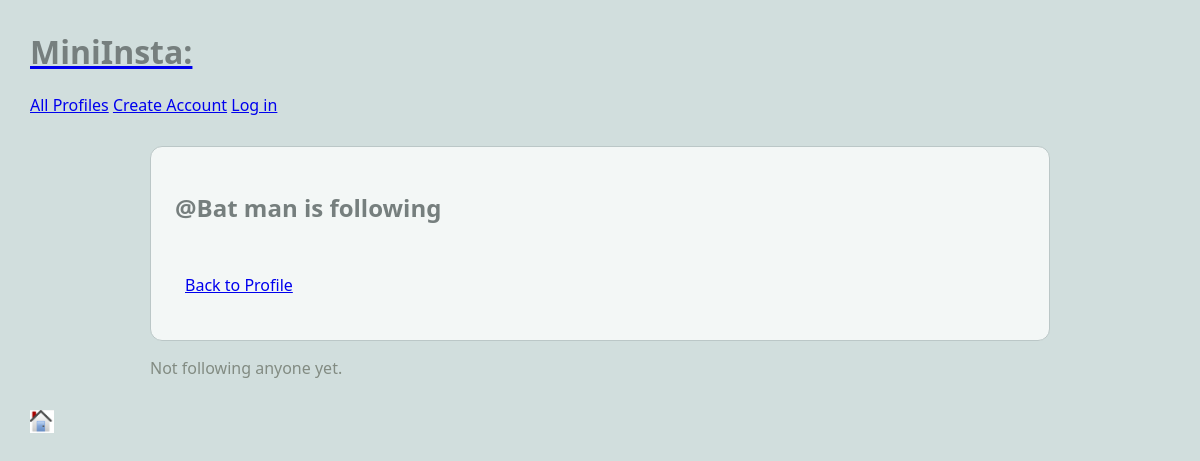
Before: /mini_insta/profile/3/following with the older database file.
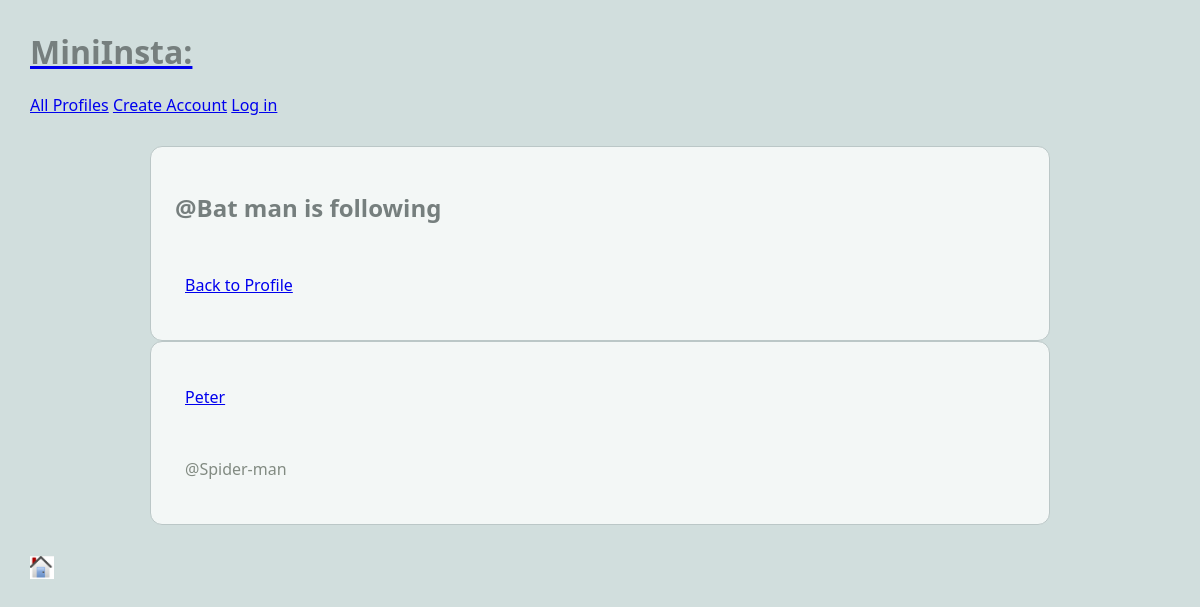
After: the same page with the newer database file.
### mini_insta/models.py (models this page shows, shortened)
class Profile(models.Model):
    user = models.ForeignKey(User, on_delete=models.CASCADE, default=1)
    username = models.TextField(blank=True)
    display_name = models.TextField(blank=True)
    profile_image_url = models.URLField(blank=True)
    profile_image_file = models.ImageField(blank=True)
    bio_text = models.TextField(blank=True)
    join_date = models.DateTimeField(auto_now=True)
    def get_following(self):
        follows = Follow.objects.filter(follower_profile=self)
        return [follow.profile for follow in follows]

### mini_insta/views.py (the view)
# urls.py: path('profile/<int:pk>/following', ShowFollowingDetailView.as_view(), name="show_following"),
class ShowFollowingDetailView(DetailView):
    model = Profile
    template_name = "mini_insta/show_following.html"
    context_object_name = "profile"

### mini_insta/templates/mini_insta/show_following.html
{% extends 'mini_insta/base.html' %}
{% block content %}
<main class="profile-detail-container">
    <article class="profile-detail-card">
        <div class="profile-detail-content">
            <h2>@{{ profile.username }} is following</h2>
            <p><a href="{% url 'show_profile' profile.pk %}">Back to Profile</a></p>
        </div>
    </article>
    {% for following in profile.get_following %}
        <article class="profile-detail-card">
            <div class="profile-detail-content">
                <p><a href="{% url 'show_profile' following.pk %}">{{ following.display_name }}</a></p>
                <p>@{{ following.username }}</p>
            </div>
        </article>
    {% empty %}
        <p>Not following anyone yet.</p>
    {% endfor %}
</main>
{% endblock %}

Changed rows visible on the page:
now on this page (row edited): Profile: display_name "Peter", username "Spider-man"
Other visible differences:
text no longer shown: "Not following anyone yet."
